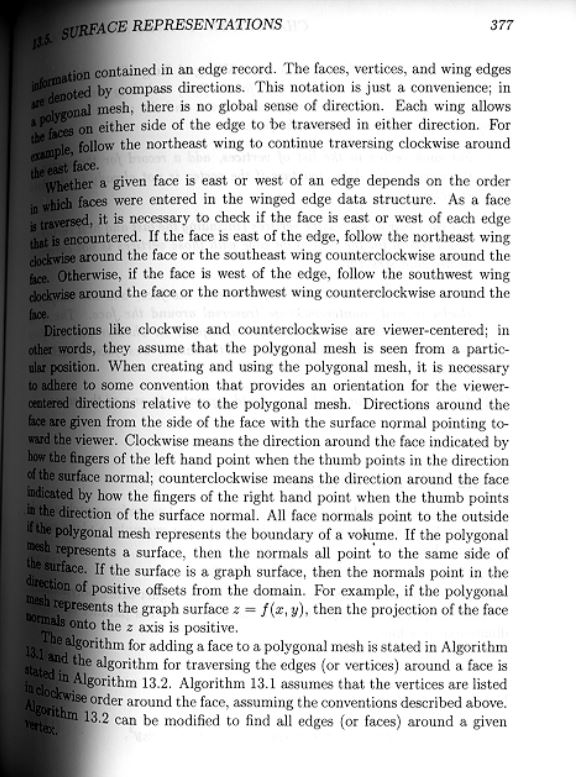
#> input picture gutters/gutters1.JPG, 585 x 777 px; its folder holds only this picture in this run
$ jupyter execute --allow-errors '210447_Nettoyeur_de_Gouttières.ipynb'
#> lines starting #> are read from the running program, lines starting #| are printed output that depends on the picture; after the words box and inside, x2 and y2 are one past the last pixel; in counts of white or black regions, pixels touching at a corner belong together
[cell 1]
from google.colab.patches import cv2_imshow
import cv2
import numpy as np

[cell 2]
def gutter(number):
    # Load the image
#> called with number = 1
    image_path = f"gutters{number}.JPG"
    image = cv2.imread(image_path)
#> image is the input picture: shape (777, 585, 3); min 0, max 255, mean 198.1

    # Display the original image
    cv2_imshow(image)

    # Convert the image to grayscale
    gray = cv2.cvtColor(image, cv2.COLOR_BGR2GRAY)

    # Get the dimensions of the image
    height, width = gray.shape[:2]
#> height = 777; width = 585
    print(f"{width} x {height}")
#| 585 x 777

    # Apply different operations based on the input number
    if number == 1:
        # Dilate the grayscale image
        dilated_img = cv2.dilate(gray, np.ones((5, 5)))
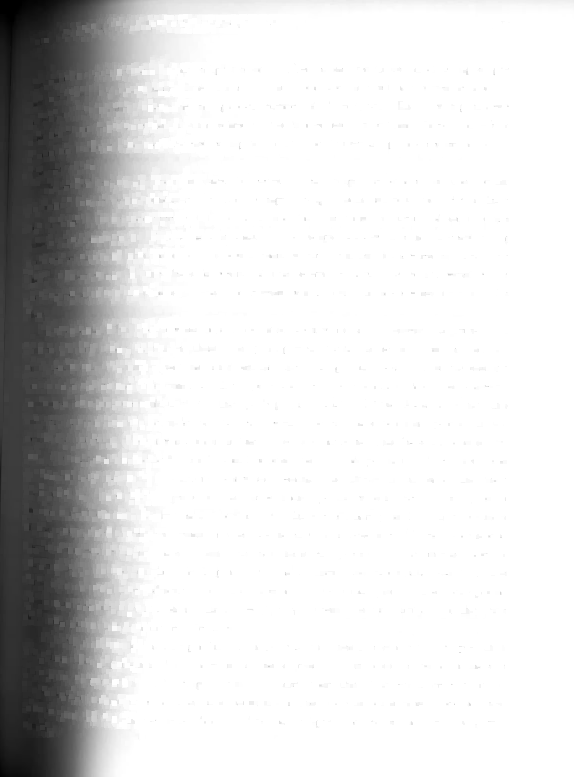
#> dilated_img: shape (777, 585); min 0, max 255, mean 220.6

        # Apply Gaussian blur
        blurred_img = cv2.GaussianBlur(dilated_img, (7, 7), 128)

        # Compute the final image
        final = 255 - cv2.absdiff(blurred_img, gray)
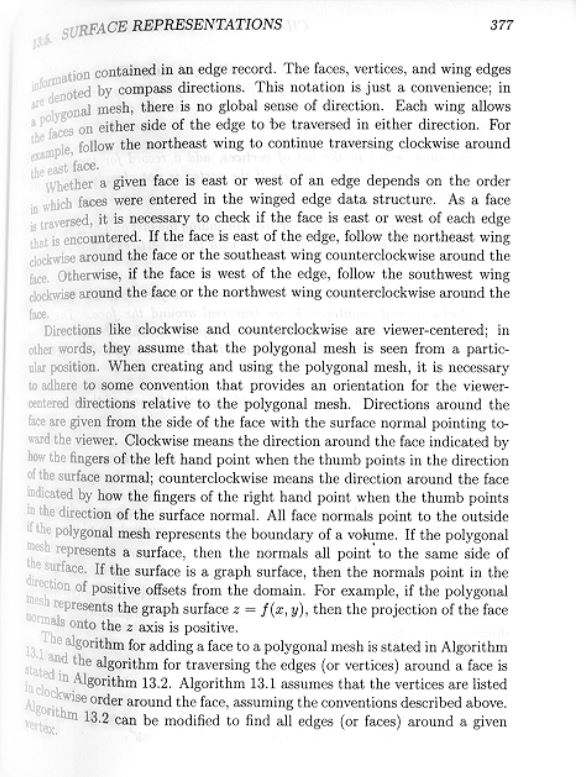
#> final: shape (777, 585); min 0, max 255, mean 232.4

        # Modify the first 100 pixels in each row
        for i in range(height):
            for j in range(100):
                final[i, j] = (final[i, j] / 255) ** (1.4) * 255
#> final: shape (777, 585); 16.29% of pixels changed, all inside (x1, y1, x2, y2) = (0, 0, 100, 777)

    elif number == 2:
        # Dilate the grayscale image
        dilated_img = cv2.dilate(gray, np.ones((19, 19)))

        # Apply median blur
        blurred_img = cv2.medianBlur(dilated_img, 23)

        # Compute the final image
        final = 255 - cv2.absdiff(blurred_img, gray)

    elif number == 3:
        # Apply adaptive thresholding
        final = cv2.adaptiveThreshold(gray, 255, cv2.ADAPTIVE_THRESH_MEAN_C, cv2.THRESH_BINARY, 7, 2)


    # Display the final image
    cv2_imshow(final)

[cell 3]
gutter(1)
#> (the rest of this cell did not finish here and is left out)
